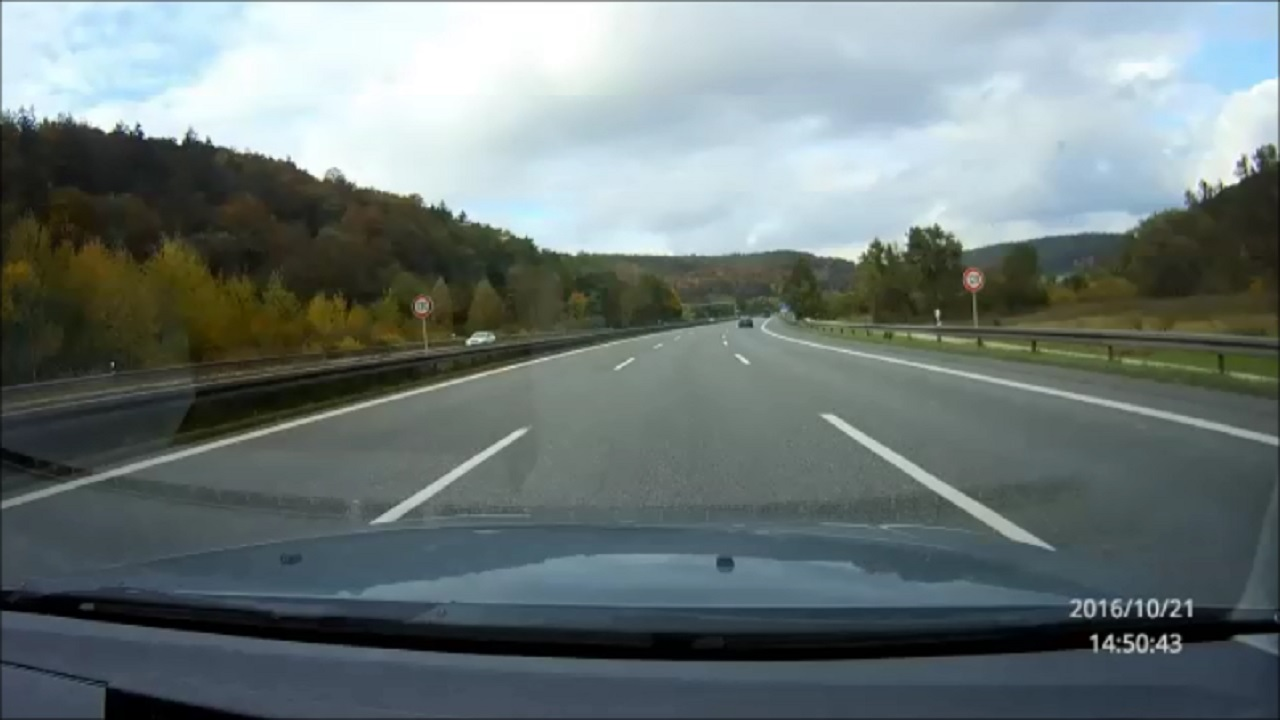
#> input picture test_images_garching/test1.jpg, 1280 x 720 px
$ python -i project.py   (imports and definitions only)   (older library calls are emulated)
#> lines starting #> are read from the running program, lines starting #| are printed output that depends on the picture
import cv2
import glob
import os
import numpy as np
from math import *
import matplotlib.pyplot as plt
import matplotlib.image as mpimage
# Import Video clip creator
import imageio as imageio

"""
Grr, why do I have to do that explicitly? It seems that altohugh ffmpeg.exe
located on several locations it isn't found automatically. An explicit download
is required. The statement below dowloads and stores under:
C:/Users/paulm/AppData/Local/imageio/ffmpeg
"""
# [1 line not run here, left out]

from moviepy.editor import ImageSequenceClip
# Import everything needed to edit/save/watch video clips
from moviepy.editor import VideoFileClip
from IPython.display import HTML

class CameraCalibration:
    mtx = None
    dst = None
    nx = None
    ny = None
    cal_images = None

    def __init__(self, mtx, dst, nx, ny, cal_images):
        self.mtx, self.dst, self.nx, self.ny, self.cal_images = mtx, dst, nx, ny, cal_images

    # [35 lines left out: functions undistort, calibrate_camera, calibrate_camera_init, not called in this run]

class BirdsEyeView:
    src = None
    dst = None
    p_mat = None
    p_mat_inv = None
    ref_image = None

    def __init__(self, src, dst, p_mat, p_mat_inv, ref_image):
        self.src, self.dst, self.p_mat, self.p_mat_inv, self.ref_image = src, dst, p_mat, p_mat_inv, ref_image


    # [72 lines left out: functions src_vertices_as_region_for_polyFill, dst_vertices_as_region_for_polyFill, transform, birds_eye_view, birds_eye_view_garching, not called in this run]


def birds_eye_view_init(cam_cal, ref_image_fname = 'test_images/straight_lines1.jpg'):
    ref_image = mpimage.imread(ref_image_fname)
    return birds_eye_view(cam_cal.undistort(ref_image))

def birds_eye_view_init_garching(cam_cal, ref_image_fname = 'test_images_garching/straight_lines1.jpg'):
    ref_image = mpimage.imread(ref_image_fname)
    return birds_eye_view_garching(cam_cal.undistort(ref_image))

# [48 lines left out: functions threshold_transform, region_of_interest, not called in this run]

class ImageTransformation:
    camera_calibration = None
    birds_eye_view = None

    def __init__(self, camera_calibration = None, birds_eye_view = None):
        if camera_calibration == None:
            self.camera_calibration = calibrate_camera_init()
        else:
            self.camera_calibration = camera_calibration

        if birds_eye_view == None:
            self.birds_eye_view = birds_eye_view_init(self.camera_calibration)
        else:
            self.birds_eye_view = birds_eye_view

    # [6 lines left out: function apply, not called in this run]

"""
Lane detection
"""

class LanePolyfit:
    left_fit = None
    right_fit = None
    left_lane_inds = None
    right_lane_inds = None
    out_img = None
    # Define conversions in x and y from pixels space to meters
    ym_per_pix = 30/720 # meters per pixel in y dimension
    xm_per_pix = 3.7/700 # meters per pixel in x dimension

    # [7 lines left out: function __init__, not called in this run]

    def has_fit(self):
        return self.left_fit != None and self.right_fit != None

    # [304 lines left out: functions has_degree, nonzero_xy, gen_xy_for_plotting, estimated_lane_width, rad_of_curvature_and_dist_in_world_space, reproject and 5 more, not called in this run]

"""
Tests
"""

# [167 lines left out: functions draw_before_after, images_should_be_undistorted, images_should_be_transformed_to_birds_eye_perspective, images_after_color_transform_should_acentuate_lanes, images_after_full_transform_show_lanes, images_after_full_transform_and_clipping_show_lanes and 6 more, not called in this run]

g_img_trans = None
g_prv_lane_pfit = None, None
g_prv_cr, g_prv_dist, g_prv_lane_width = None, None, None
g_per_cent_of_view = 0.65
g_nwindows = 4
g_margin = 30
g_minpix = 20
g_exp_line_width = 2.0
g_lane_width_upperb = 2.2
g_lane_width_lowerb = 1.8

# [128 lines left out: functions re_initialize_pipeline, process_image, test_lane_polyfit_processor_on_image_sequence, test_lane_polyfit_processor_on_video, not called in this run]

import os

# [24 lines not run here, left out]

>>> import cv2
>>> picture = cv2.imread('test_images_garching/test1.jpg', cv2.IMREAD_GRAYSCALE)
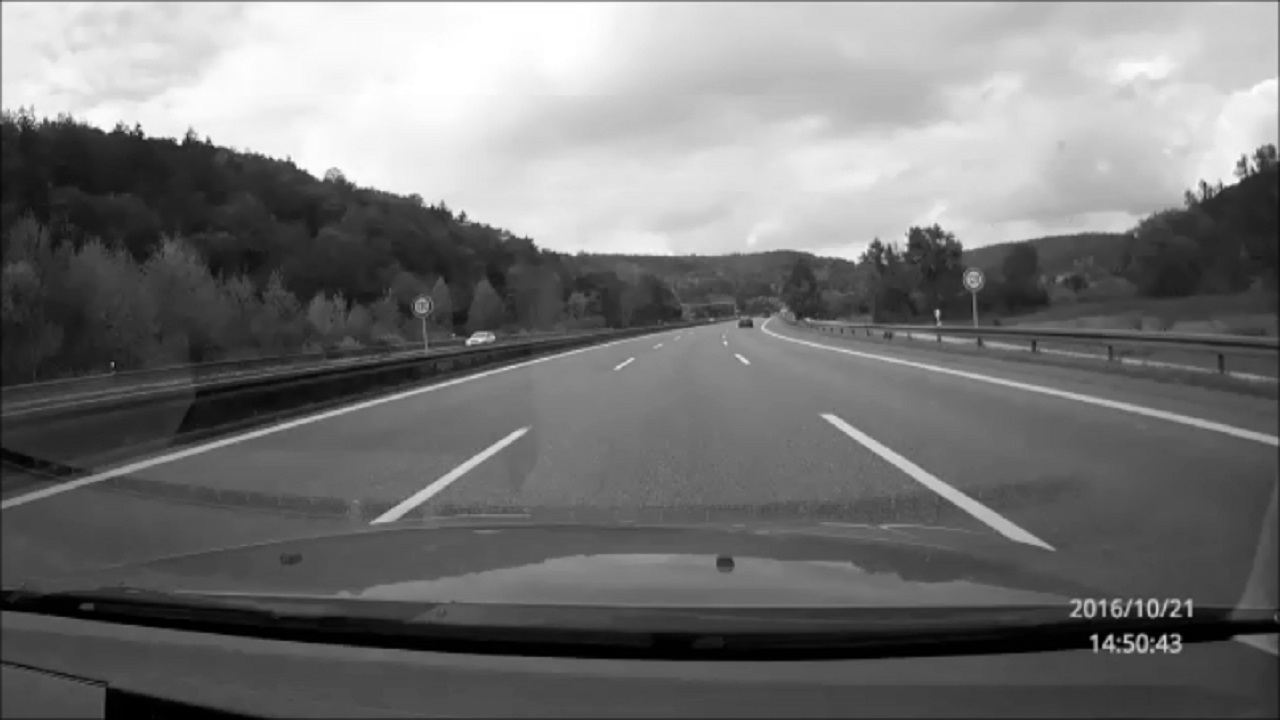
#> picture: shape (720, 1280); min 0, max 255, mean 116.6
#> (the run stopped early here; a loop or call above may not have finished)

$ run again, on test_images_garching/test4.jpg
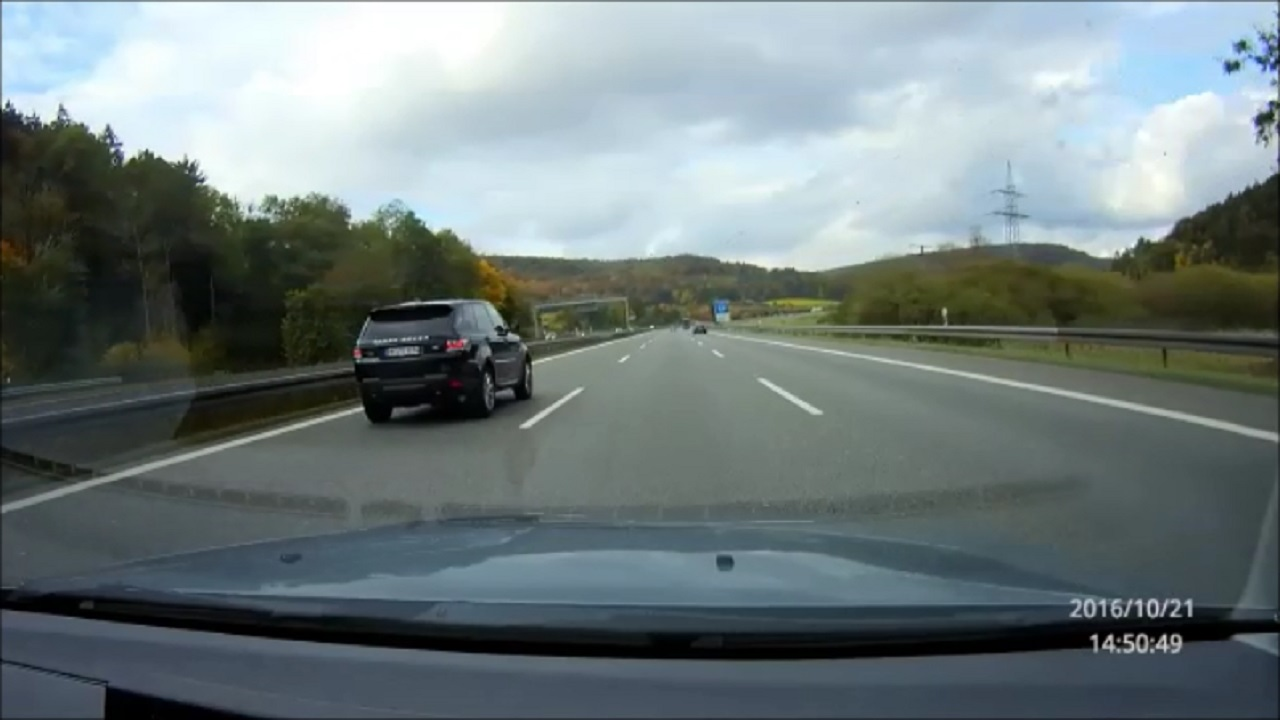
#> input picture test_images_garching/test4.jpg, 1280 x 720 px
#> `picture = cv2.imread('test_images_garching/test1.jpg', cv2.IMREAD_GRAY..`:
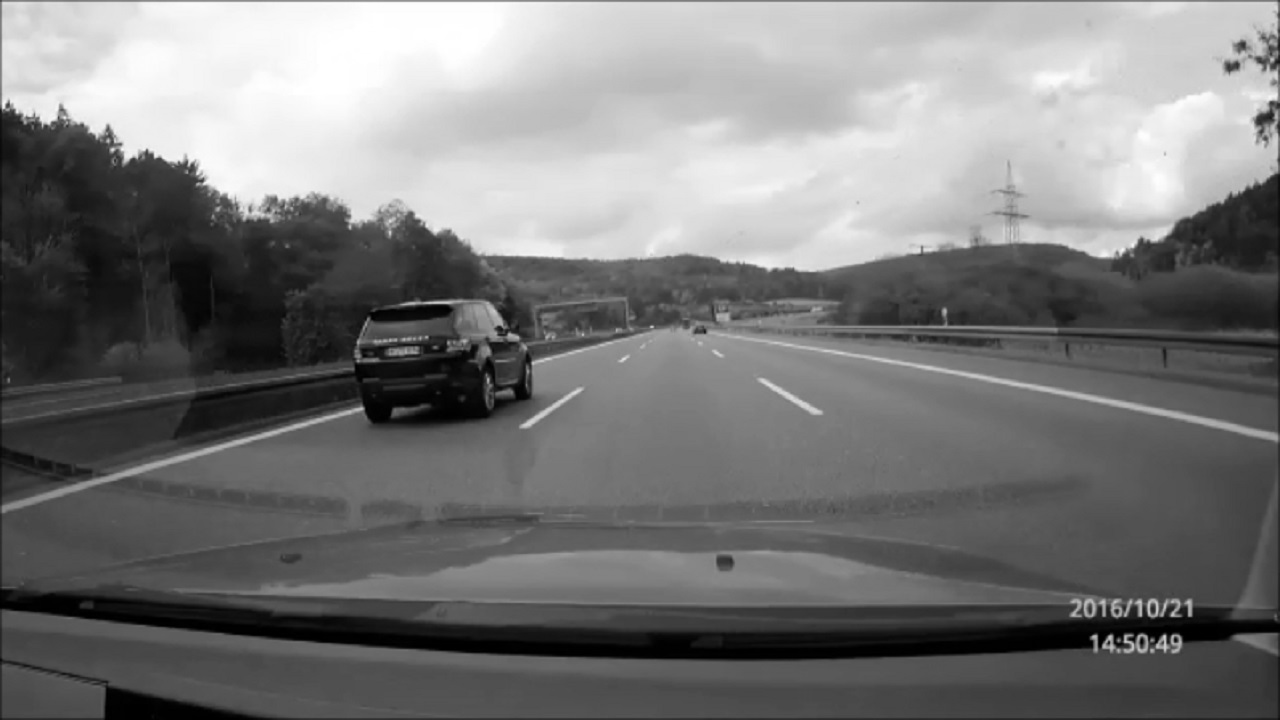
#> picture: shape (720, 1280); min 0, max 255, mean 120.1
